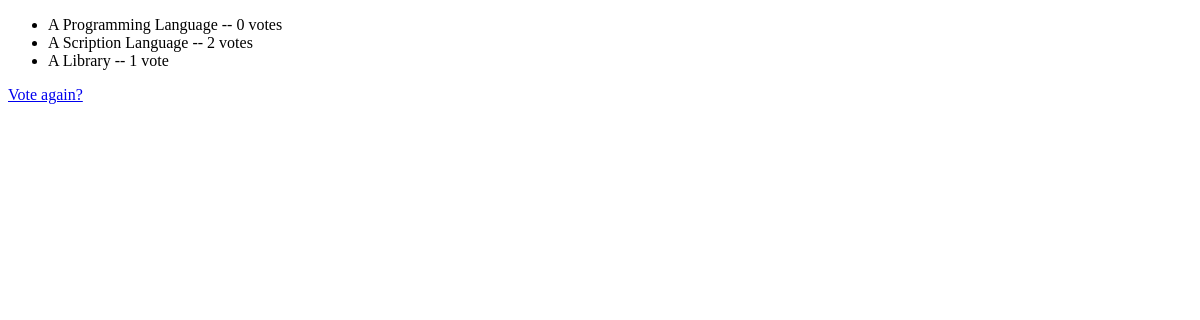
/polls/1/results/, run on an earlier commit of the app's database.
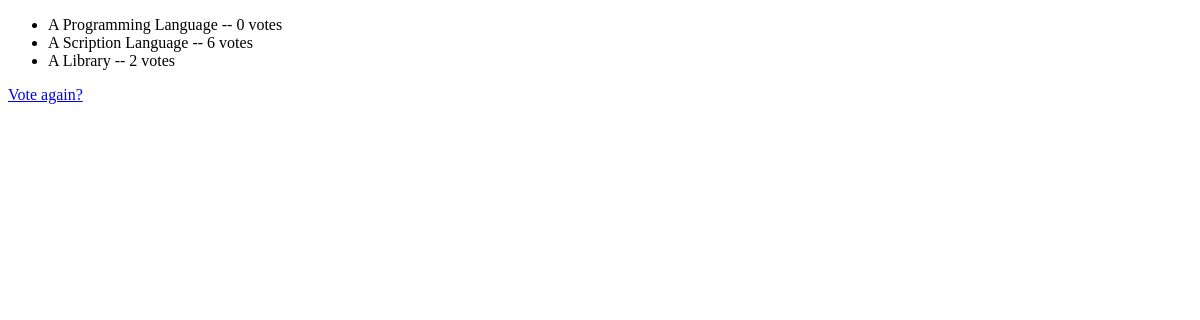
And on a later commit of the database.
### polls/views.py (the view)
# urls.py: path('<int:pk>/results/', views.ResultsView.as_view(), name='results'),
class ResultsView(generic.DetailView):
    model = Question
    template_name = "polls/results.html"

### polls/templates/polls/results.html (shortened to what this page needs)
<!DOCTYPE html>
<html lang="en">
<head>
</head>
<body>
<ul>
{% for choice in question.choice_set.all %}
    <li>{{ choice.choice_text }} -- {{ choice.votes }} vote{{ choice.votes|pluralize }}</li>
{% endfor %}
</ul>
<a href="{% url 'polls:detail' question.id %}">Vote again?</a>
</body>
</html>

What changed in the data, as far as the page shows it:
changed Choice "A Scription Language": votes "2" → "6"
changed Choice "A Library": votes "1" → "2"
